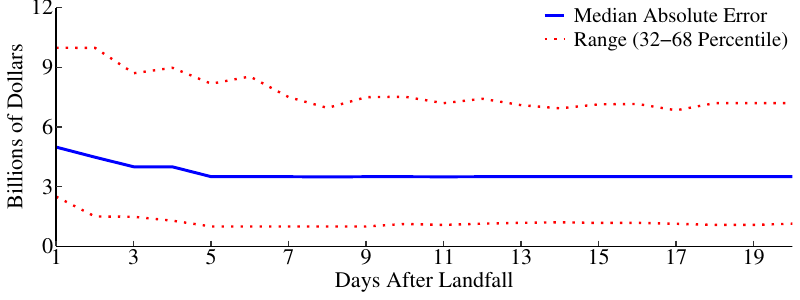

Here is the R script that generated this plot:
#Code to reproduce Figure A3

rm(list=ls())
#Need to change current directory here to where ever package is saved
setwd("/Volumes/DRIVE1/BACKUP/Research/DamageNowcasts/ReplicationPackage")
library(readxl)
library(tidyverse)

dfA <- as.data.frame(subset(read_excel("Data/ActualDamages.xlsx", sheet="ActualDamages")) )
names(dfA) = c("year","name","cost")
dfA <- dfA[-c(42:46),c(1:3)]
dfA$cost <- dfA$cost/1000000000
dfA$count <- seq_len(nrow(dfA))

dfe <- as.data.frame(c(0:30))
names(dfe) = c("Day")
dfp <- dfe

df1 <- dfe

list <- read.csv(paste0("Data/slist.csv"))
ns <- nrow(list)
for(n in 1:ns){ 
  df <- as.data.frame(subset(read_excel("Data/RealtimeCommercialNowcasts.xlsx", sheet=list[n,])) )
  df <- df[,-c(3,ncol(df))]
  if(nrow(df)<31){
    d <- 31 - nrow(df)
    for(i in 1:d){
      dfx <- df[nrow(df),] 
      dfx$Day <-  dfx$Day+1
      df <- rbind(df,dfx)
    }
  }
  if(nrow(df)>31){
    df <- df[-c(32:nrow(df)),]
  }
  
  for(j in 3:ncol(df)){
    dfe <- cbind(dfe, abs( (dfA[dfA$count==n,]$cost - (df[,j]/1000000000)) ) )  
    dfp <- cbind(dfp, abs( (dfA[dfA$count==n,]$cost - (df[,j]/1000000000))/dfA[dfA$count==n,]$cost ) )     
  }
}  
df1$me <- apply(dfe[,-c(1)], 1, FUN=mean, na.rm=TRUE)
df1$q50 <- apply(dfe[,-c(1)], 1, quantile,probs=0.50, na.rm=TRUE)
df1$q33 <- apply(dfe[,-c(1)], 1, quantile,probs=0.32, na.rm=TRUE)
df1$q66 <- apply(dfe[,-c(1)], 1, quantile,probs=0.68, na.rm=TRUE)

df1 <- df1[-c(1,22:31),]

df1$zero <- 0

gx <- ggplot()
gx <- gx + geom_line(df1, mapping=aes(y=zero, x=Day), color="black" , size=0.5, linetype="dotted" ) 
gx <- gx + theme_classic()
gx <- gx + theme(axis.text.x=element_text(size=15), axis.text.y=element_text(size=15))
gx <- gx + geom_line(df1, mapping=aes(y=q50, x=Day, color="A"), lwd=1)
gx <- gx + geom_line(df1, mapping=aes(y=q33, x=Day, color="C"), linetype="dotted", lwd=0.8)
gx <- gx + geom_line(df1, mapping=aes(y=q66, x=Day), color="Red", linetype="dotted", lwd=0.8)
gx <- gx + scale_color_manual(name="", labels = c("Median Absolute Error","Range (32-68 Percentile)"), values= c("Blue","Red"))
gx <- gx +   theme(plot.caption=element_text(hjust=0),
                   plot.title = element_text(size=6, hjust=0.5, family="Times", colour = "black"),
                   axis.title.x = element_text(size=16, family="Times", colour = "black"),
                   axis.title.y = element_text(size=16, family="Times", colour = "black"),                           
                   axis.text.y = element_text(size=16, family="Times", colour = "black"),
                   axis.text.x = element_text(size=16, family="Times", colour = "black"),
                   axis.ticks.length = unit(-0.15,"cm"),
                   legend.title=element_blank(),
                   legend.text=element_text(size=15, family="Times", colour = "black"),
                   legend.background = element_rect(fill="transparent", colour=NA, size=0),
                   legend.position = c(0.65, 1.05),
                   legend.justification = c(0, 1))
gx <- gx + xlab("Days After Landfall") + ylab("Billions of Dollars")
gx <- gx + scale_y_continuous(limits = c(0,12), expand=c(0,0))                                              
gx <- gx + scale_x_continuous(breaks = seq(1, 20, 2), lim = c(1, 20),  expand = c(0,0))
gx

ggsave(
  filename = "FigureA3.pdf",
  plot = gx,
  width = 8,  # Chosen width
  height = 3, # Chosen height
  units = "in" # Chosen units
)